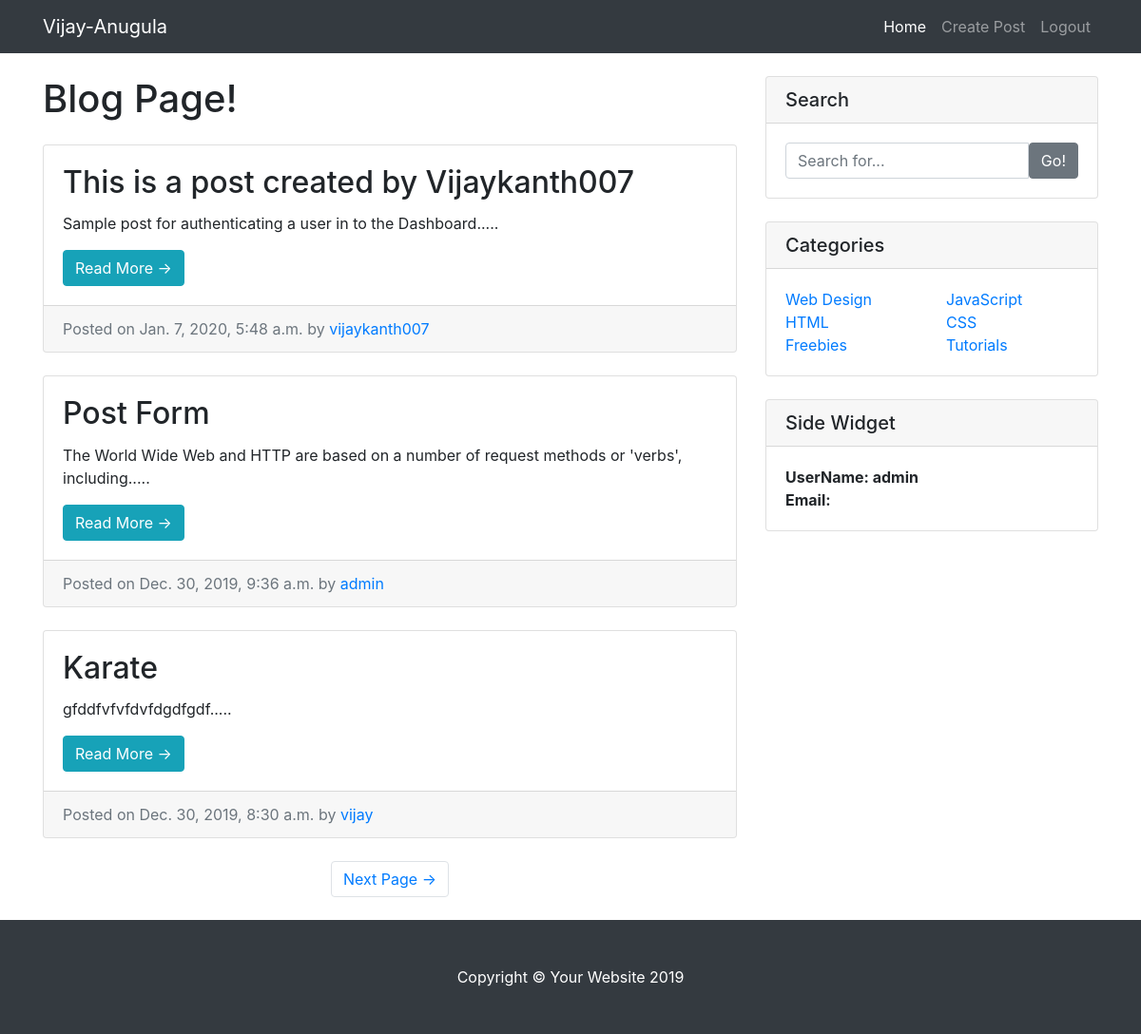
The app's page / (signed in) with its own data.
### myapp/models.py (models this page shows, shortened)
class Entry(models.Model):
    title = models.CharField(max_length=100)
    body = models.TextField()
    date = models.DateTimeField(auto_now_add=True)
    author = models.ForeignKey(User, on_delete=models.CASCADE)
    def get_body(self):
        return self.body[:90] + '.....'

### myapp/views.py (the view)
# urls.py: path('',HomeView.as_view(), name='home'),
class HomeView(ListView):
    model = Entry
    template_name = 'list.html'
    ordering = ['-date']
    paginate_by = 3
    context_object_name = 'object'

### templates/list.html (shortened to what this page needs)
{% extends 'base.html' %}
{% block content %}
<div class="container">
    <div class="row">
        <div class="col-md-8">
            <h1 class="my-4">Blog Page!
            </h1>
            {% for data in object %}
            <div class="card mb-4">
                <div class="card-body">
                    <h2 class="card-title">{{data.title}}</h2>
                    <p class="card-text">{{data.get_body}}</p>
                    <a href="{% url 'myapp:detail' data.pk %}" class="btn btn-info">Read More &rarr;</a>
                </div>
                <div class="card-footer text-muted">
                    Posted on {{data.date}} by
                    <a href="#">{{data.author}}</a>
                </div>
            </div>
            {% endfor %}
            {% if is_paginated %}
            <ul class="pagination justify-content-center mb-4">
                {% if page_obj.has_next %}
                <li class="page-item">
                    <a class="page-link" href="?page={{ page_obj.next_page_number}}">Next Page &rarr;</a>
                </li>
                {% endif %}
            </ul>
            {% endif %}
        </div>
        <div class="col-md-4">
            <div class="card my-4">
                <h5 class="card-header">Search</h5>
                <div class="card-body">
                    <div class="input-group">
                        <input type="text" name="q" class="form-control" placeholder="Search for...">
                        <span class="input-group-btn">
                <button  class="btn btn-secondary" type="submit">Go!</button>
              </span>
                    </div>
                </div>
            </div>
            <div class="card my-4">
                <h5 class="card-header">Categories</h5>
                <div class="card-body">
                    <div class="row">
                        <div class="col-lg-6">
                            <ul class="list-unstyled mb-0">
                                <li>
                                    <a href="#">Web Design</a>
                                </li>
                                <li>
                                    <a href="#">HTML</a>
                                </li>
                                <li>
                                    <a href="#">Freebies</a>
                                </li>
                            </ul>
                        </div>
                        <div class="col-lg-6">
                            <ul class="list-unstyled mb-0">
                                <li>
                                    <a href="#">JavaScript</a>
                                </li>
                                <li>
                                    <a href="#">CSS</a>
                                </li>
                                <li>
                                    <a href="#">Tutorials</a>
                                </li>
                            </ul>
                        </div>
                    </div>
                </div>
            </div>
            <div class="card my-4">
                <h5 class="card-header">Side Widget</h5>
                <div class="card-body">
                  <strong> UserName: {{ user.username}} </strong> <br/>
                    <strong>Email: {{ user.email }}</strong>
                </div>
            </div>
        </div>
    </div>
</div>
{% endblock %}

### static/css/blog-home.css (style rules this page uses)
body { padding-top: 56px; }

### records on screen
Entry: title "This is a post created by Vijaykanth007", get_body "Sample post for authenticating a user in to the Dashboard.....", date "Jan. 7, 2020, 5:48 a.m.", author "vijaykanth007"
Entry: title "Post Form", get_body "The World Wide Web and HTTP are based on a number of request methods or 'verbs', including.....", date "Dec. 30, 2019, 9:36 a.m.", author "admin"
Entry: title "Karate", get_body "gfddfvfvfdvfdgdfgdf.....", date "Dec. 30, 2019, 8:30 a.m.", author "vijay"

### other values on screen
{{ user.username }} "admin"
